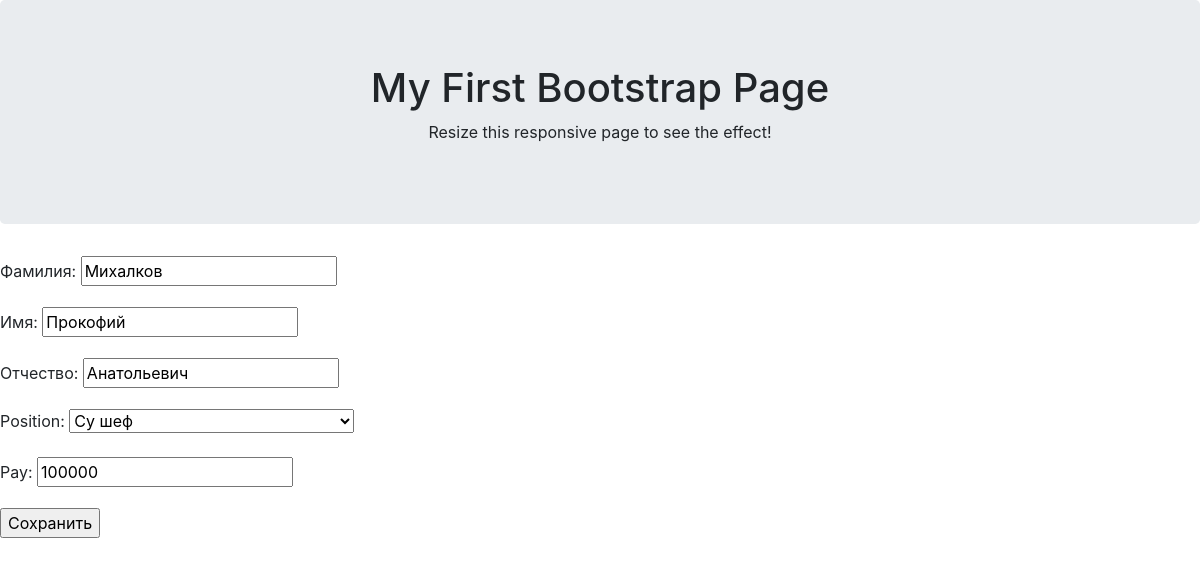
The app's page /table/change/2795/ with its own data.
### employee/models.py (models this page shows, shortened)
class Employee(MPTTModel):
    positions = (
        (None,'Выберите должность сотрудника'),
        ('cook','Повар'),
        ('shift_chef','Повар смены'),
        ('foreman','Бригадир'),
        ('sous_chef','Су шеф'),
        ('chef','Шеф повар')
    )
    last_name = models.CharField(verbose_name ='Фамилия',max_length = 50)
    first_name = models.CharField(verbose_name ='Имя', max_length = 50)
    middle_name = models.CharField(verbose_name ='Отчество',max_length = 50 )
    position = models.CharField(verbose_name = 'Должность',choices=positions,max_length=50)
    employment_date  = models.DateField(verbose_name='Дата приема на работу', auto_now=True)
    pay = models.DecimalField(max_digits=7,decimal_places=0)
    parent = TreeForeignKey('self',on_delete = models.CASCADE,null = True,blank=True, related_name = 'children')
    class MPTTMeta:
        order_inversion_by = ['first_name']

### employee/views.py (the view)
# urls.py: path('table/change/<int:pk>/',ChangeView.as_view(),name='change'),
class ChangeView(UpdateView):
    model = Employee
    form_class = EmployForm
    success_url = reverse_lazy('main')
    template_name = 'change.html'

### employee/forms.py
class EmployForm(forms.ModelForm):
    positions = (
        (None,'Выберите должность сотрудника'),
        ('cook','Повар'),
        ('shift_chef','Повар смены'),
        ('foreman','Бригадир'),
        ('sous_chef','Су шеф'),
        ('chef','Шеф повар')
    )
    last_name = forms.CharField(label ='Фамилия',max_length = 50)
    first_name = forms.CharField(label ='Имя', max_length = 50)
    middle_name = forms.CharField(label ='Отчество',max_length = 50 )
    position = forms.ChoiceField( choices=positions)
    pay = forms.DecimalField(max_digits=7,decimal_places=0)
    class Meta:
        model = Employee
        fields =('last_name','first_name','middle_name','position','pay')

### templates/change.html (shortened to what this page needs)
{% extends "base.html" %}
{% block content %}
<div class="jumbotron text-center">
    <h1>My First Bootstrap Page</h1>
    <p>Resize this responsive page to see the effect!</p>
  </div>
<form method="POST">
    {{ form.as_p }}
    <input type="submit" value="Сохранить">
</form>
{% endblock content %}

### records on screen
Employee: last_name "Михалков", first_name "Прокофий", middle_name "Анатольевич", position "Су шеф", pay "100000"
